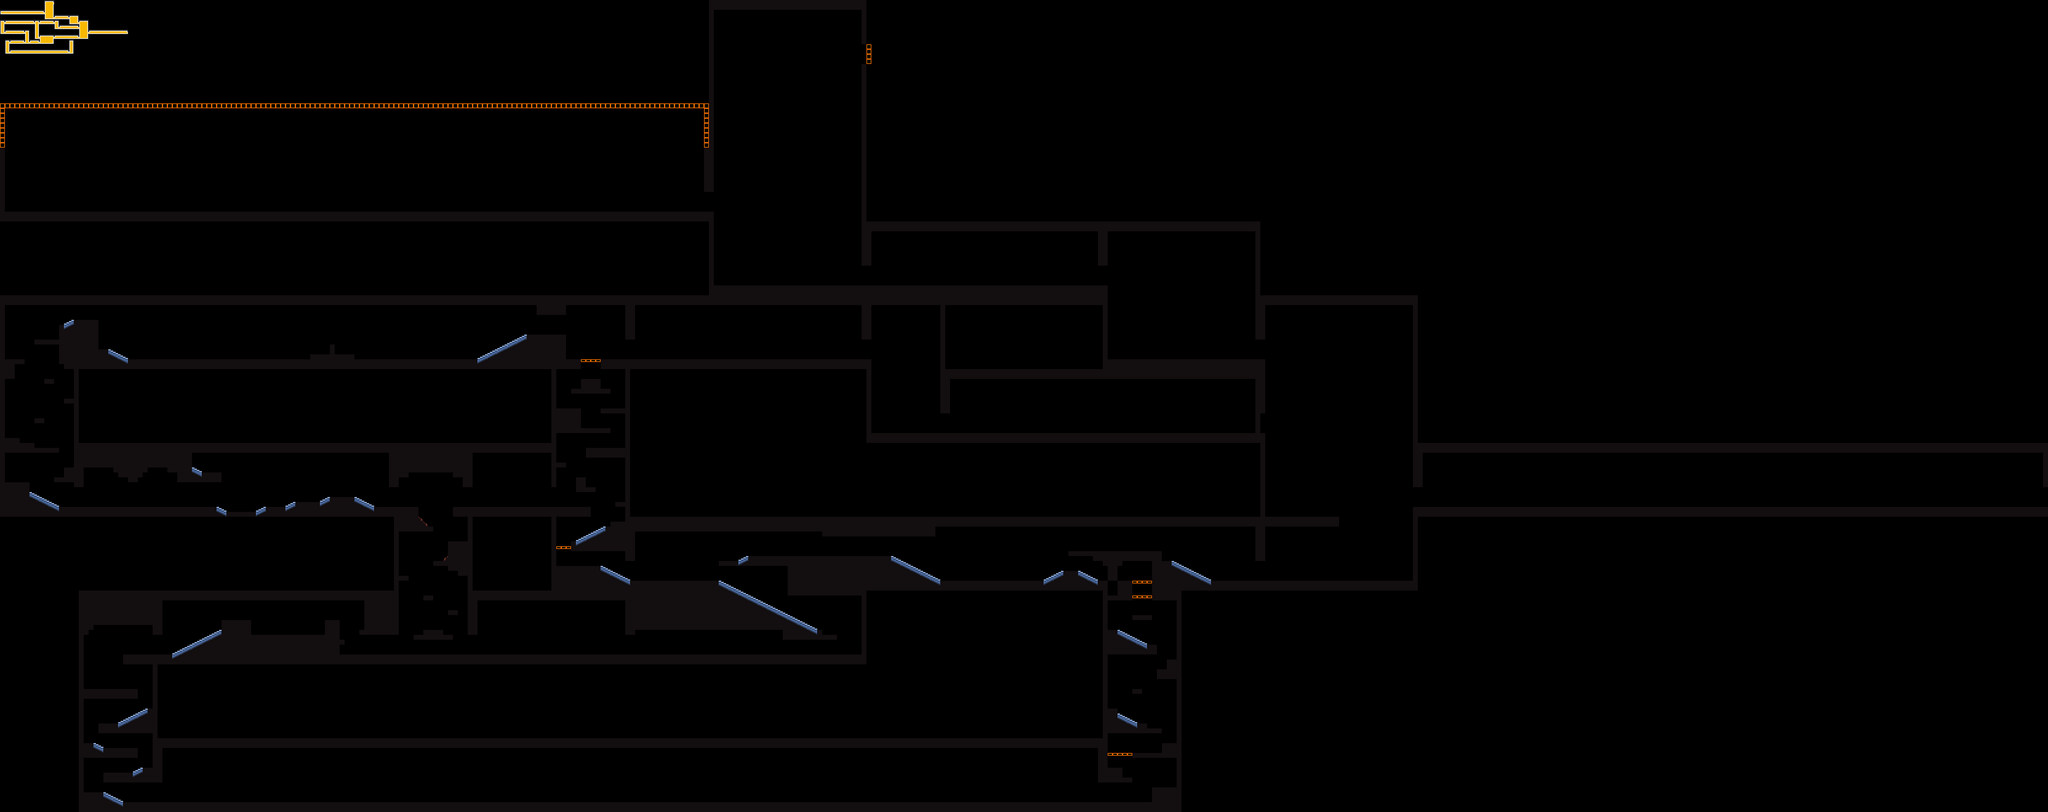

This is a level from a 2D game, rendered from its Tiled map with the project's own tilesets. A one-line summary and the map file follow, with tile-layer data summarised:
An orthogonal 416x165 tile map with 16x16 px tiles, 2 tile layers (front, map), 2 tilesets and 21 objects (17x Lamp, Player, Trigger, Switch, MovingBlock).

<map version="1.0" orientation="orthogonal" renderorder="right-down" width="416" height="165" tilewidth="16" tileheight="16" nextobjectid="52">
 <tileset firstgid="1" name="map" tilewidth="16" tileheight="16" tilecount="256" columns="16">
  <image source="../img/tiles/maptiles.gif" width="256" height="256" />
 </tileset>
 <tileset firstgid="257" name="firepits" tilewidth="16" tileheight="16" tilecount="1031" columns="32">
  <image source="../img/tiles/firepits.png" width="512" height="512" />
 </tileset>
 <layer name="front" width="416" height="165">
  <data>[68640 cells, 7542 non-empty, 14 distinct tile ids]</data>
 </layer>
 <layer name="map" width="416" height="165">
  <data>[68640 cells, 103 non-empty, 26 distinct tile ids]</data>
 </layer>
 <objectgroup name="objects">
  <object id="2" name="Player" x="4288" y="1856" width="16" height="32" />
  <object id="3" name="Trigger" x="4240" y="1696" width="96" height="192">
   <properties>
    <property name="darkness" value="Math.max((c.y-720)/240,0)+Math.min((3840-c.x)/512,0.5)" />
    <property name="darknesscolor" value="0.0,0.0,0.0" />
    <property name="sealevel" value="960" />
   </properties>
  </object>
  <object id="33" name="Switch" x="3648" y="1856" width="16" height="32">
   <properties>
    <property name="target" value="switch01" />
   </properties>
  </object>
  <object id="34" name="Lamp" x="2144" y="2080" width="16" height="16" />
  <object id="35" name="Lamp" x="2240" y="2080" width="16" height="16" />
  <object id="36" name="Lamp" x="2336" y="2080" width="16" height="16" />
  <object id="37" name="Lamp" x="2432" y="2080" width="16" height="16" />
  <object id="38" name="Lamp" x="2528" y="2096" width="16" height="16" />
  <object id="39" name="Lamp" x="2688" y="1984" width="16" height="16" />
  <object id="40" name="Lamp" x="2752" y="1984" width="16" height="16" />
  <object id="41" name="Lamp" x="1344" y="2096" width="16" height="16" />
  <object id="42" name="Lamp" x="1968" y="2080" width="16" height="16" />
  <object id="43" name="Lamp" x="1760" y="2080" width="16" height="16" />
  <object id="44" name="Lamp" x="1856" y="2080" width="16" height="16" />
  <object id="45" name="Lamp" x="1392" y="2000" width="16" height="16" />
  <object id="46" name="Lamp" x="1664" y="2080" width="16" height="16" />
  <object id="47" name="Lamp" x="1472" y="2096" width="16" height="16" />
  <object id="48" name="Lamp" x="1312" y="1824" width="16" height="16" />
  <object id="49" name="MovingBlock" x="3600" y="1840" width="32" height="48">
   <properties>
    <property name="movey" type="float" value="-48" />
    <property name="trigger" value="switch01" />
   </properties>
  </object>
  <object id="50" name="Lamp" x="2640" y="2096" width="16" height="16" />
  <object id="51" name="Lamp" x="2752" y="2096" width="16" height="16" />
 </objectgroup>
</map>
